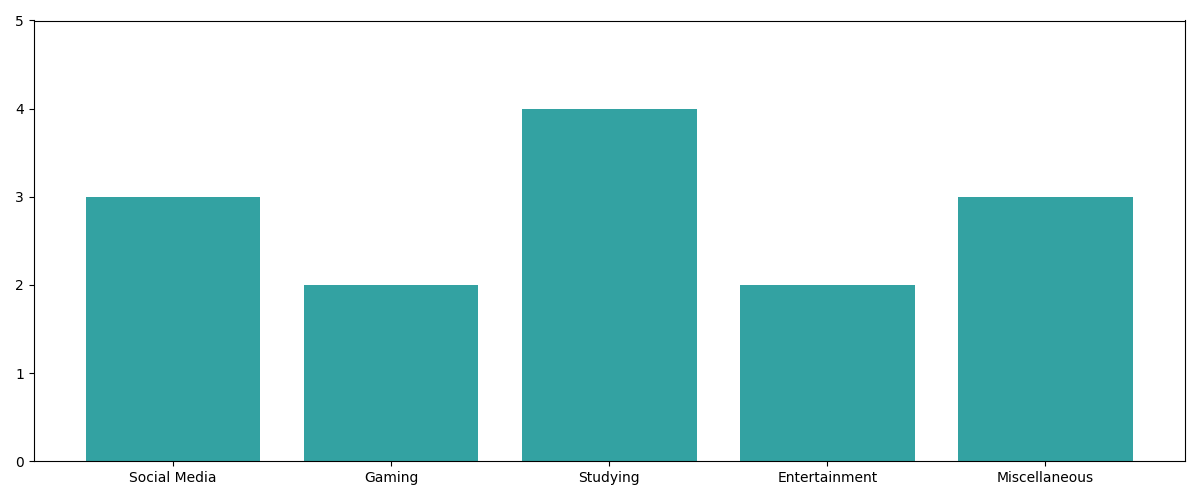

The Python source for this figure:
import matplotlib.pyplot as plt
import numpy as np

activities = ['Social Media', 'Gaming', 'Studying', 'Entertainment', 'Miscellaneous']
hours_spent = [3, 2, 4, 2, 3]

fig, ax1 = plt.subplots(figsize=(12, 5))

bars1 = ax1.bar(activities, hours_spent, color='darkcyan', alpha=0.8)
ax1.set_ylim(0, 5)

plt.tight_layout()
plt.show()
